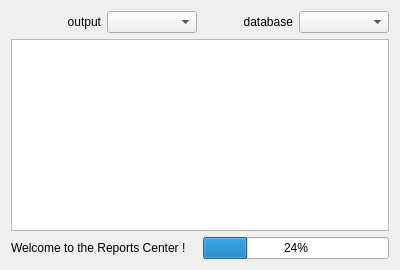
<?xml version="1.0" encoding="UTF-8"?>
<ui version="4.0">
 <class>ReportsCenterWidget</class>
 <widget class="QWidget" name="ReportsCenterWidget">
  <property name="geometry">
   <rect>
    <x>0</x>
    <y>0</y>
    <width>400</width>
    <height>270</height>
   </rect>
  </property>
  <property name="windowTitle">
   <string>Form</string>
  </property>
  <property name="windowIcon">
   <iconset resource="gex.qrc">
    <normaloff>:/gex/icons/gex_application_48x48.png</normaloff>:/gex/icons/gex_application_48x48.png</iconset>
  </property>
  <layout class="QVBoxLayout" name="verticalLayout_2">
   <item>
    <layout class="QVBoxLayout" name="verticalLayout">
     <property name="sizeConstraint">
      <enum>QLayout::SetMaximumSize</enum>
     </property>
     <item>
      <layout class="QHBoxLayout" name="options_HBLayout">
       <item>
        <widget class="QLabel" name="label_3">
         <property name="text">
          <string>output</string>
         </property>
         <property name="alignment">
          <set>Qt::AlignRight|Qt::AlignTrailing|Qt::AlignVCenter</set>
         </property>
        </widget>
       </item>
       <item>
        <widget class="QComboBox" name="m_output_comboBox">
         <property name="sizePolicy">
          <sizepolicy hsizetype="Minimum" vsizetype="Fixed">
           <horstretch>0</horstretch>
           <verstretch>0</verstretch>
          </sizepolicy>
         </property>
         <property name="toolTip">
          <string>output type</string>
         </property>
        </widget>
       </item>
       <item>
        <widget class="QLabel" name="label_2">
         <property name="text">
          <string>database</string>
         </property>
         <property name="alignment">
          <set>Qt::AlignRight|Qt::AlignTrailing|Qt::AlignVCenter</set>
         </property>
        </widget>
       </item>
       <item>
        <widget class="QComboBox" name="database_comboBox"/>
       </item>
      </layout>
     </item>
     <item>
      <widget class="QTreeView" name="treeView"/>
     </item>
     <item>
      <layout class="QHBoxLayout" name="horizontalLayout">
       <item>
        <widget class="QLabel" name="label">
         <property name="sizePolicy">
          <sizepolicy hsizetype="Preferred" vsizetype="Minimum">
           <horstretch>0</horstretch>
           <verstretch>0</verstretch>
          </sizepolicy>
         </property>
         <property name="text">
          <string>Welcome to the Reports Center !</string>
         </property>
        </widget>
       </item>
       <item>
        <widget class="QProgressBar" name="progressBar">
         <property name="sizePolicy">
          <sizepolicy hsizetype="Minimum" vsizetype="Fixed">
           <horstretch>0</horstretch>
           <verstretch>0</verstretch>
          </sizepolicy>
         </property>
         <property name="value">
          <number>24</number>
         </property>
        </widget>
       </item>
      </layout>
     </item>
    </layout>
   </item>
  </layout>
 </widget>
 <resources>
  <include location="gex.qrc"/>
 </resources>
 <connections/>
</ui>
